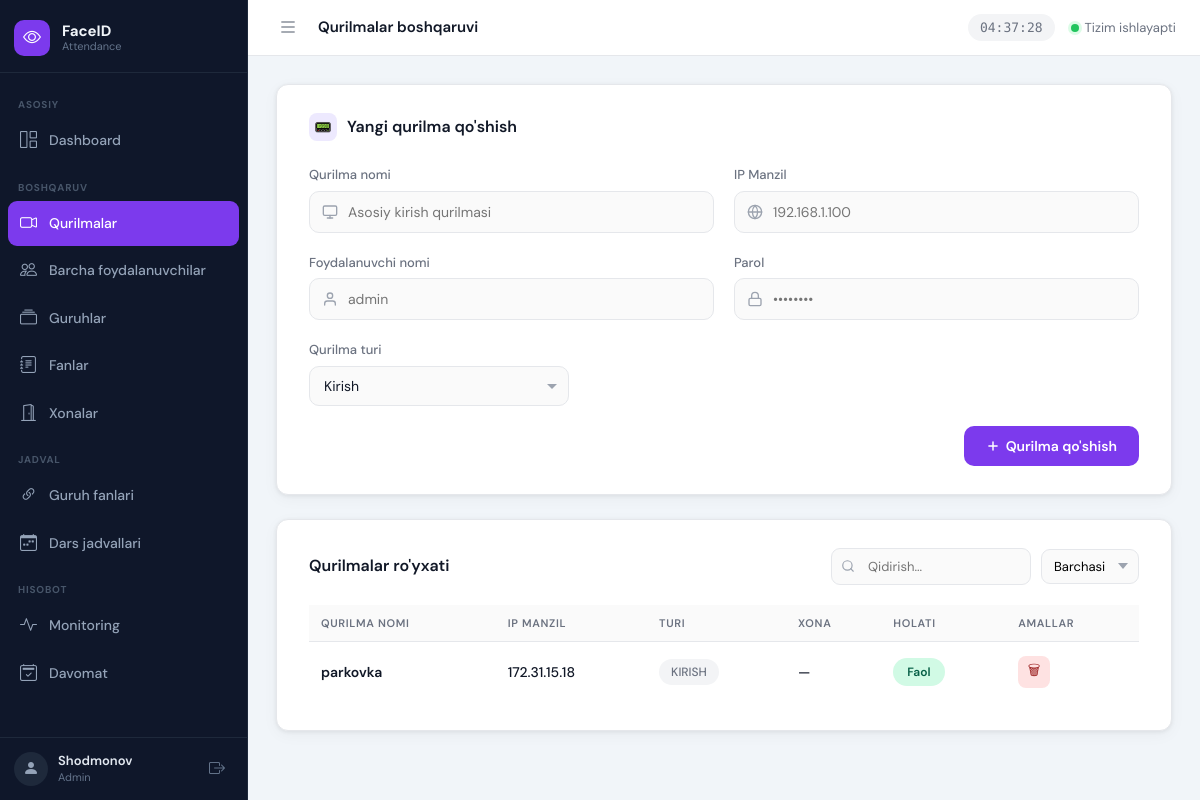
The app's page /devices/list/ (signed in), older data.
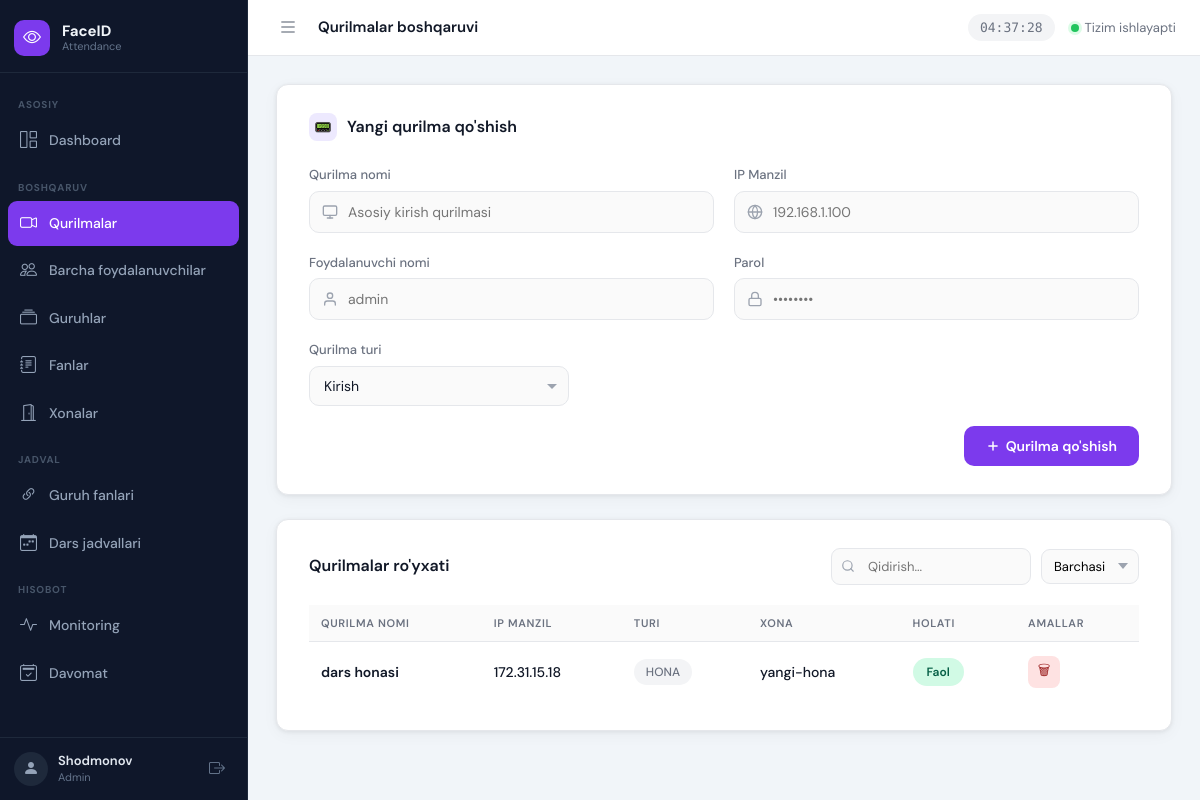
The same page, newer data.
### apps/devices/models.py (models this page shows, shortened)
class Device(models.Model):
    DEVICE_TYPES = [
        ('entry', 'KIRISH'),
        ('exit', 'CHIQISH'),
        ('room', 'HONA'),
    ]
    name = models.CharField(max_length=100, unique=True)
    ip_address = models.GenericIPAddressField(unique=True)
    username = models.CharField(max_length=50)
    password = models.TextField()  # encrypted
    device_type = models.CharField(max_length=10, choices=DEVICE_TYPES)
    room = models.OneToOneField(
        Room,
        on_delete=models.PROTECT,
        null=True,
        blank=True,
        related_name='attendance_device',
        verbose_name='Xona',
        help_text='Faqat «Xona» turidagi qurilmalar uchun. Har bir xonada bitta qurilma.',
    )
    is_active = models.BooleanField(default=True)
    created_at = models.DateTimeField(auto_now_add=True)

### apps/rooms/models.py (models this page shows, shortened)
class Room(models.Model):
    room_id = models.CharField(max_length=100, unique=True, verbose_name="Xona ID")
    room_name = models.CharField(max_length=150, unique=True, verbose_name="Xona nomi")
    is_active = models.BooleanField(default=True, verbose_name="Faol")
    created_at = models.DateTimeField(auto_now_add=True)
    class Meta:
        verbose_name = "Xona"
        verbose_name_plural = "Xonalar"
        ordering = ['room_name']

### apps/devices/views.py (the view, shortened to what this page needs)
# urls.py: path('list/', views.device_list, name='device_list'),                 # /devices/list/
@login_required
def device_list(request):
    devices = Device.objects.select_related('room').all()
    occupied_room_ids = Device.objects.filter(room__isnull=False).values_list(
        'room_id', flat=True
    )
    available_rooms = Room.objects.filter(is_active=True).exclude(
        pk__in=occupied_room_ids
    )
    error = None
    return render(request, 'devices/devices_list.html', {
        "devices": devices,
        "available_rooms": available_rooms,
        "error": error
    })

### apps/devices/templates/devices/devices_list.html (shortened to what the changed rows need)
{% extends 'base.html' %}
{% load static %}
{% block extra_css %}
<link rel="stylesheet" href="{% static 'devices/css/devices.css' %}">
{% endblock %}
{% block content %}
<div class="card">
    <div class="table-header">
        <h2>Qurilmalar ro'yxati</h2>
    </div>
    <table id="devicesTable">
        <thead>
            <tr>
                <th>Qurilma nomi</th>
                <th>IP Manzil</th>
                <th>Turi</th>
                <th>Xona</th>
                <th>Holati</th>
                <th>Amallar</th>
            </tr>
        </thead>
        <tbody>
            {% for d in devices %}
            <tr data-status="{% if d.is_active %}active{% else %}inactive{% endif %}">
                <td class="name">{{ d.name }}</td>
                <td>{{ d.ip_address }}</td>
                <td>
                    <span class="badge-type">{{ d.get_device_type_display }}</span>
                </td>
                <td>{% if d.room %}{{ d.room.room_name }}{% else %}—{% endif %}</td>
                <td>
                    <button
                        class="status-btn {% if d.is_active %}active{% else %}inactive{% endif %}"
                        onclick="toggleDevice({{ d.id }}, this)"
                    >
                        {% if d.is_active %}Faol{% else %}Nofaol{% endif %}
                    </button>
                </td>
                <td>
                    <button class="delete-btn" onclick="deleteDevice({{ d.id }}, this)">🗑</button>
                </td>
            </tr>
            {% empty %}
            <tr>
                <td colspan="6" class="empty-row">
                    Hech qanday qurilma topilmadi. Yuqorida yangi qurilma qo'shing.
                </td>
            </tr>
            {% endfor %}
        </tbody>
    </table>
</div>
{% endblock %}

Row changes from the older to the newer data that the page shows:
removed Device: name "parkovka", ip_address "172.31.15.18", device_type "KIRISH", is_active "Faol"
added Device: name "dars honasi", ip_address "172.31.15.18", device_type "HONA", room.room_name "yangi-hona", is_active "Faol"
